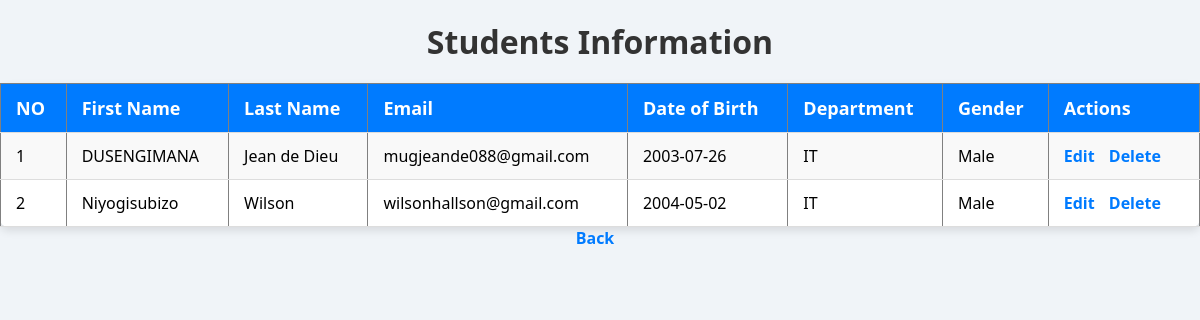
The app's page /view.php (signed in) with its own data.
### tables this page shows
CREATE TABLE `students` (
  `id` int(11) NOT NULL,
  `first_name` varchar(50) NOT NULL,
  `last_name` varchar(50) NOT NULL,
  `email` varchar(100) NOT NULL,
  `date_of_birth` date NOT NULL,
  `department` varchar(100) DEFAULT NULL,
  `gender` enum('Male','Female','Other') NOT NULL
);

### view.php (the view, shortened to what this page needs)
<?php
include 'connect.php';
$sql = "SELECT * FROM students";
$result = $conn->query($sql);
?>
<!DOCTYPE html>
<html>
<head>
    <link rel="stylesheet" type="text/css" href="css/view.css">
</head>
<body>
    <h1>Students Information</h1>
    <table border="1">
        <tr>
            <th>NO</th>
            <th>First Name</th>
            <th>Last Name</th>
            <th>Email</th>
            <th>Date of Birth</th>
            <th>Department</th>
            <th>Gender</th>
            <th>Actions</th>
        </tr>
        <?php while ($row = $result->fetch_assoc()) { ?>
        <tr>
            <td><?php echo htmlspecialchars($row['id']); ?></td>
            <td><?php echo htmlspecialchars($row['first_name']); ?></td>
            <td><?php echo htmlspecialchars($row['last_name']); ?></td>
            <td><?php echo htmlspecialchars($row['email']); ?></td>
            <td><?php echo htmlspecialchars($row['date_of_birth']); ?></td>
            <td><?php echo htmlspecialchars($row['department']); ?></td>
            <td><?php echo htmlspecialchars($row['gender']); ?></td>
            <td>
                <a href="edit.php?id=<?php echo urlencode($row['id']); ?>">Edit</a>
                <a href="delete.php?id=<?php echo urlencode($row['id']); ?>">Delete</a>
            </td>
        </tr>
        <?php } ?>
    </table>
    <a href="dashboard.php">Back</a>
</body>
</html>

### css/view.css (style rules this page uses)
body { font-family: 'Segoe UI', Tahoma, Geneva, Verdana, sans-serif; background-color: #f0f4f8; margin: 0; padding: 0; display: flex; flex-direction: column; align-items: center; justify-content: flex-start; height: 100vh; overflow: auto; }
h1 { color: #333; font-size: 2rem; margin: 20px 0; }
table { width: 100%; max-width: 1200px; border-collapse: collapse; margin: 0 auto; background-color: #ffffff; border-radius: 8px; box-shadow: 0 4px 8px rgba(0, 0, 0, 0.1); }
th, td { padding: 12px 15px; text-align: left; border-bottom: 1px solid #ddd; }
th { background-color: #007bff; color: #ffffff; font-size: 1.125rem; }
tr:nth-child(even) { background-color: #f9f9f9; }
a { text-decoration: none; color: #007bff; font-weight: 600; margin-right: 10px; }

### records on screen
students: id "1", first_name "DUSENGIMANA", last_name "Jean de Dieu", email "mugjeande088@gmail.com", date_of_birth "2003-07-26", department "IT", gender "Male"
students: id "2", first_name "Niyogisubizo", last_name "Wilson", email "wilsonhallson@gmail.com", date_of_birth "2004-05-02", department "IT", gender "Male"
